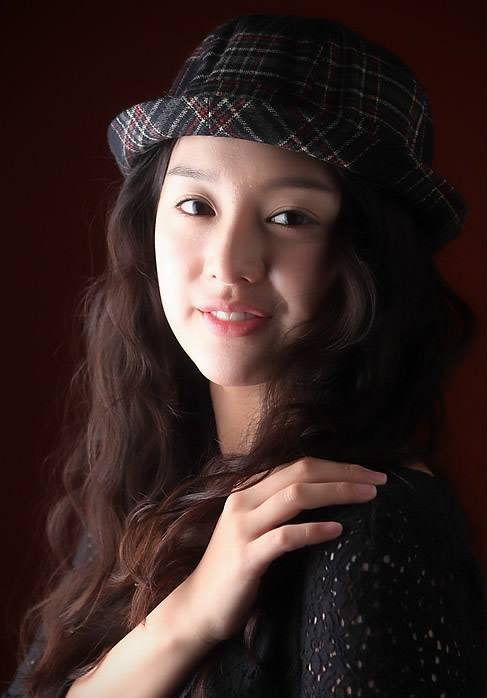
#> input picture kmeans_pytorch/notebook/portrait.jpeg, 487 x 698 px
$ jupyter execute --allow-errors kmean_test.ipynb   (shell and % lines are left out)
#> lines starting #> are read from the running program, lines starting #| are printed output that depends on the picture
### kmeans_pytorch/kmeans.py
import torch
import numpy as np
from kmeans_pytorch.pairwise import pairwise_distance

# [7 lines left out: function forgy, not called in this run]


def lloyd(X, n_clusters, device=0, tol=1e-4):
	X = torch.from_numpy(X).float().cuda(device)

	initial_state = forgy(X, n_clusters)


	while True:
		dis = pairwise_distance(X, initial_state)

		choice_cluster = torch.argmin(dis, dim=1)

		initial_state_pre = initial_state.clone()

		for index in range(n_clusters):
			selected = torch.nonzero(choice_cluster==index).squeeze()

			selected = torch.index_select(X, 0, selected)
			initial_state[index] = selected.mean(dim=0)


		center_shift = torch.sum(torch.sqrt(torch.sum((initial_state - initial_state_pre) ** 2, dim=1)))

		if torch.isnan(center_shift):
			return False,None,None

		if center_shift ** 2 < tol:
			break

	return True,choice_cluster.cpu().numpy(), initial_state.cpu().numpy()

### kmeans_pytorch/notebook/kmean_test.ipynb
[cell 1]
import numpy as np
from kmeans_pytorch.kmeans import lloyd
import matplotlib.pyplot as plt

[cell 2]
X = np.random.randn(1000, 2)
fig, ax = plt.subplots()
ax.plot(X[:, 0], X[:, 1], '.')
fig.show()
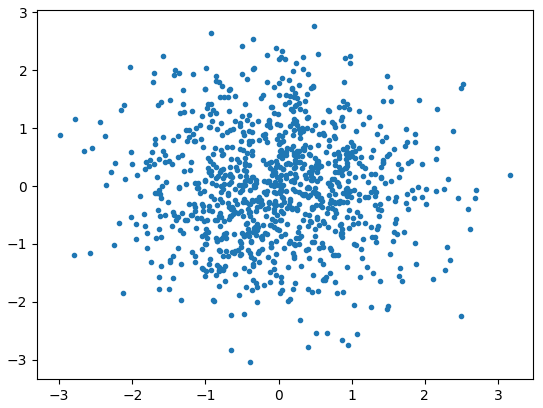
#> figure drawn by matplotlib, 1 panel

#> (a cell that did not finish here is left out)


fig, ax = plt.subplots()
for i in range(3):
	indices = np.where(choice_cluster==i)[0]
	selected = X[indices]
	ax.plot(selected[:, 0], selected[:, 1], '.', label=str(i))

fig.show()

[cell 4]
X = [np.random.randn(1000, 2), np.random.randn(1000, 2)+5, np.random.randn(1000, 2)+10]
X = np.concatenate(X, axis=0)
fig, ax = plt.subplots()
ax.plot(X[:, 0], X[:, 1], '.')
fig.show()
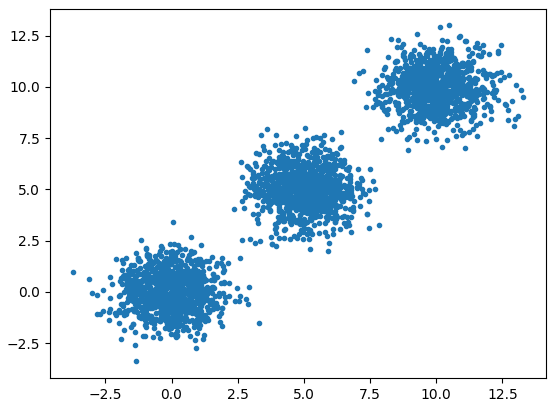
#> figure drawn by matplotlib, 1 panel

#> (a cell that did not finish here is left out)


fig, ax = plt.subplots()
for i in range(3):
	indices = np.where(choice_cluster==i)[0]
	selected = X[indices]
	ax.plot(selected[:, 0], selected[:, 1], '.', label=str(i))

fig.show()

[cell 6]
import cv2
img = cv2.imread("./portrait.jpeg")[:,:,0]
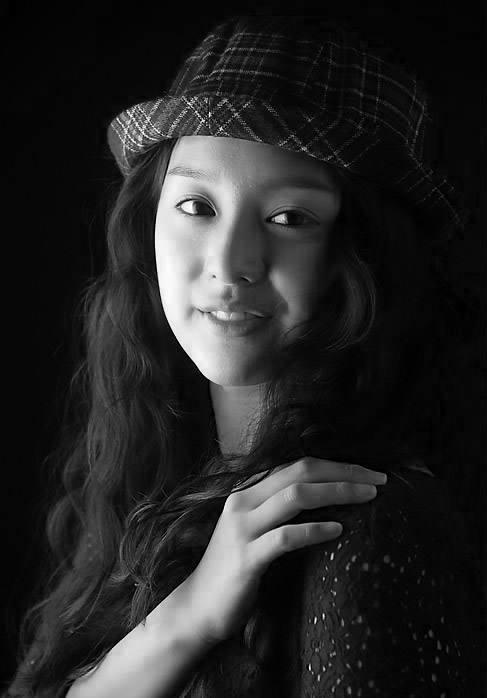
#> img: shape (698, 487); min 0, max 255, mean 38.1
plt.axis("off")
plt.imshow(img, cmap='gray')

[cell 7]
data = img.reshape(-1, 1)
#> (the rest of this cell did not finish here and is left out)
